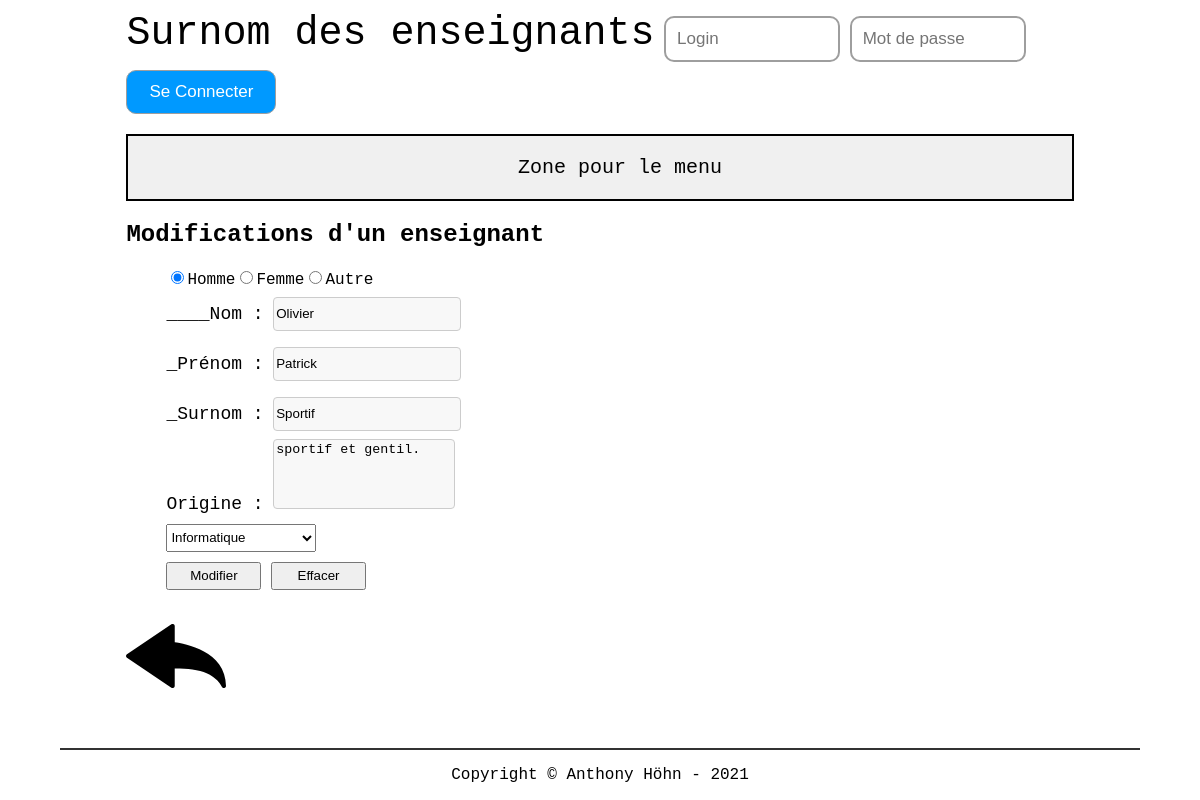
Before: /src/php/editTeacher.php?idTeacher=4 with the older database file.
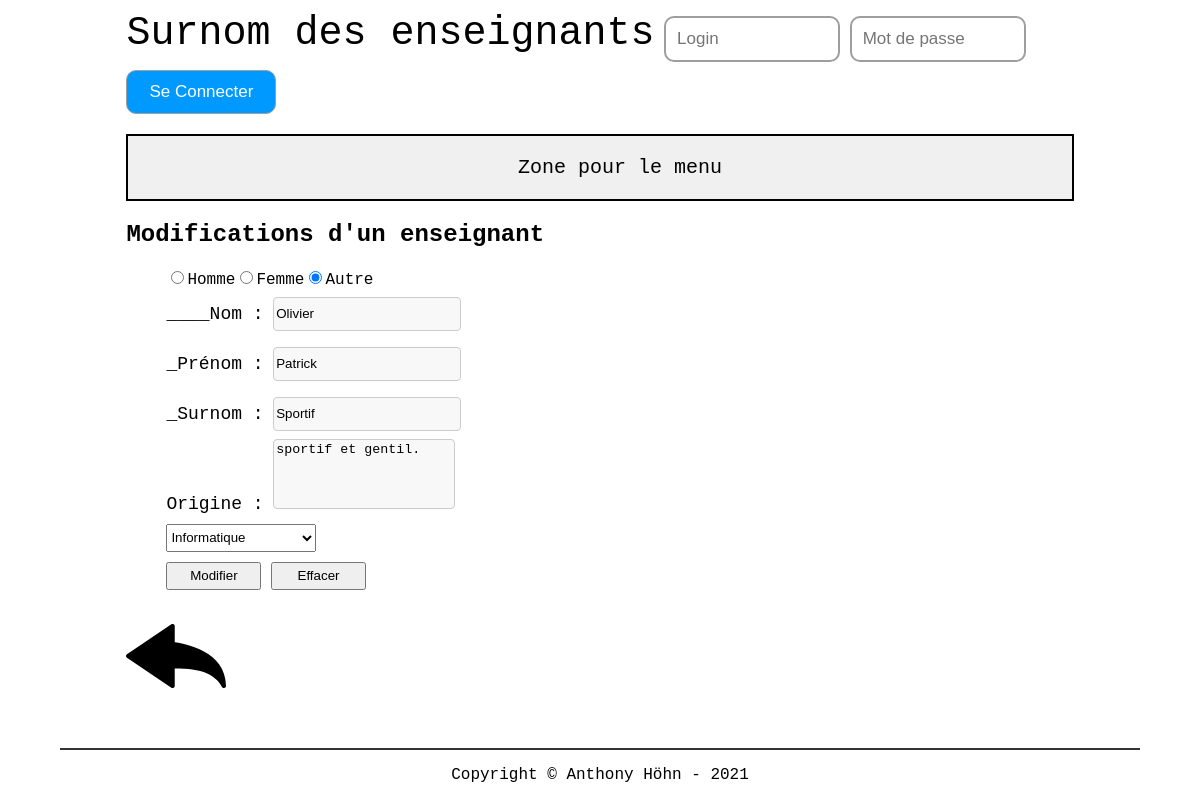
After: the same page with the newer database file.
### tables this page shows
CREATE TABLE t_teacher(
	idTeacher int AUTO_INCREMENT PRIMARY KEY,
	teaFirstname varchar(50) NOT NULL,
	teaName varchar(50) NOT NULL,
	teaGender char(1) NOT NULL,
	teaNickname varchar(100) NOT NULL,
	teaOrigin varchar(255) NOT NULL);

### src/php/lib/database.php (called while the page is built, shortened)
<?php
 class Database {
    private $connector;
    public function __construct(){
    try{
        $this->connector = new PDO("mysql:host=localhost;dbname=db_nickname_anthohn;charset=utf8", "dbNicknameUser", "grp2B_21");
        }
        catch(PDOException $e)
        {
            die("<h1>Impossible de se connecter à la base de données</h1> erreur :". $e->getMessage());
        }
    }
    private function queryPrepareExecute($query, $binds){
        $req = $this->connector->prepare($query);
        foreach($binds as $bind){
            $req->bindValue($bind['field'], $bind['value'], $bind['type']);
        }
        $req->execute();
        return $req;
    }
    private function formatData($req){
        $results = $req->fetchALL(PDO::FETCH_ASSOC);
        return $results;
    }
    public function getOneTeacher($id){
        $query = "SELECT * FROM t_teacher WHERE idTeacher = :id";
        $binds = array(
            0 => array(
                'field' => ':id',
                'value' => $id,
                'type' => PDO::PARAM_INT
            )
        );
        $reqExecuted = $this->queryPrepareExecute($query, $binds);
        $results = $this->formatData($reqExecuted);
        return $results;
    }
    public function getOneTeacherSection($id){
        $query = "SELECT * FROM t_teaches JOIN t_teacher ON fkteacher = idTeacher JOIN t_section ON fksection = idSection WHERE idTeacher = :id";
        $binds = array(
            0 => array(
                'field' => ':id',
                'value' => $id,
                'type' => PDO::PARAM_INT
            )
        );
        $reqExecuted = $this->queryPrepareExecute($query, $binds);
        $results = $this->formatData($reqExecuted);
        return $results;
    }
}
?>

### src/php/editTeacher.php (the view, shortened to what this page needs)
<?php
require "header.php";
$id = $_GET["idTeacher"];
$teachers = $db->getOneTeacher($id);
$OneSections = $db->getOneTeacherSection($id);
?>
<?php foreach($teachers as $teacher): ?>
<form method="POST" action="editTeacher.php?idTeacher=<?= $teacher["idTeacher"]; ?>">
    <h2>Modifications d'un enseignant</h2>
    <ul>
        <li>
        <?php
            if ($teacher["teaGender"] == "M")
            {
                echo '<input type="radio" name="gender" id="man" value="M" checked>Homme';
                echo '<input type="radio" name="gender" id="woman" value="W">Femme';
                echo  '<input type="radio" name="gender" id="other" value="O">Autre';
            }
            else if ($teacher["teaGender"] == "W")
            {
                echo '<input type="radio" name="gender" id="man" value="M">Homme';
                echo '<input type="radio" name="gender" id="woman" value="W"checked>Femme';
                echo  '<input type="radio" name="gender" id="other" value="O">Autre';
            }
            else if ($teacher["teaGender"] == "O")
            {
                echo '<input type="radio" name="gender" id="man" value="M">Homme';
                echo '<input type="radio" name="gender" id="woman" value="W">Femme';
                echo  '<input type="radio" name="gender" id="other" value="O" checked>Autre';
            }?>
        </li>
        <div class="aeratext">
            <li>
                <label for="name">____Nom :</label>
                <input type="text" name="name" id="name" value="<?= $teacher["teaName"] ?>">
            </li>
            <li>
                <label for="surname">_Prénom :</label>
                <input type="text" name="surname" id="surname" value="<?= $teacher["teaFirstname"] ?>">
            </li>
            <li>
                <label for="nickname">_Surnom :</label>
                <input type="text" name="nickname" id="nickname" value="<?= $teacher["teaNickname"] ?>">
            </li>
        </div>
        <li>
        <label for="origin">Origine :</label>
        <textarea id="origin" name="origin"><?= $teacher["teaOrigin"] ?></textarea>
        </li>
        <li>
        <select name="section" id="section">
            <?php foreach($OneSections as $OneSection) : ?>
                <option value="0"><?= $OneSection["secName"] ?></option>
            <?php endforeach; ?>
    </select>
        </li>
        <li>
           <div class="btnAdding">
                <input type="submit" id="btnSubmit" name="btnSubmit" value="Modifier" />
                <button type="reset" id="btnDelete" name="btnDelete">Effacer</button>
            </div>
        </li>
    </ul>
</form>
<?php endforeach; ?>
<div class="test">
    <a href="index.php"><img width="100px" src="../../userContent/backArrow.svg"></img></a>
</div>
<?php require "footer.php";?>

Changed rows visible on the page:
changed t_teacher "Olivier": gender "☑" → "☐"; gender "☐" → "☑"
